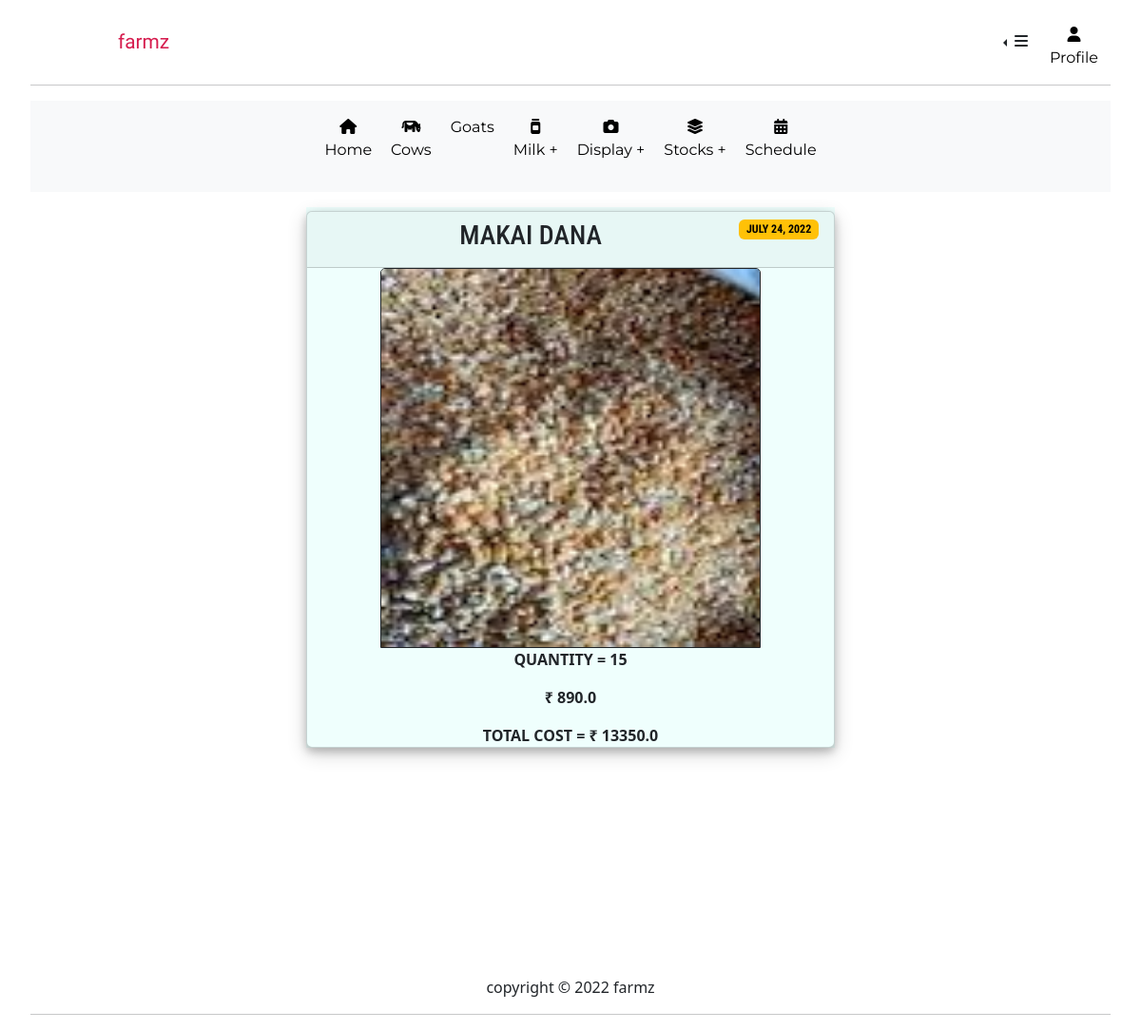
Page /stocksDetail/7 on the committed database.
### farmapp/models.py (models this page shows, shortened)
class Stocks(models.Model):
	name=models.CharField(max_length=100)
	image=models.ImageField(upload_to='stockImages/',default="Stockdefault.jpg")
	price=models.FloatField()
	date=models.DateField()
	quantity=models.IntegerField(default=1)
	def get_total_price(self):
		return self.quantity*self.price

### farmapp/views.py (the view)
# urls.py: path('stocksDetail/<str:pk>',stocksDetail,name="stocksDetail"),
def stocksDetail(request, pk):
	stock=Stocks.objects.get(id=pk)
	return render(request,'farmapp/stocksdetail.html',{'stock':stock})

### farmapp/templates/farmapp/stocksdetail.html
{%extends 'farmapp/base.html'%}
{%block content%}
<div class="col-lg-3 col-md-4 stock-detail">
  <div class="card">
      <div class="card-header">
        <span class="badge text-bg-warning" style="float: right;">{{stock.date}}</span>
        <h3>{{stock.name}}</h3>
      </div>
      <div class="card-body">
        <img src="{{stock.image.url}}" class="card-img-top stockdetailimg" alt="{{stock.name}} image">
        <p class="card-text">QUANTITY = {{stock.quantity}}</p>
        <p class="card-text">₹ {{stock.price}}</p>
        <p class="card-text">TOTAL COST = ₹ {{stock.get_total_price}}</p>
      </div>
  </div>
</div>
{%endblock content%}

### farmapp/static/farmapp/main.css (style rules this page uses)
body { font-family: font-family: 'Anton', sans-serif; margin: 1rem 2rem 0 2rem; }
.card { font-size: 16px; font-weight: 600; background-color:#EFFFFD ; }
.card-header { font-family: 'Roboto Condensed', sans-serif; text-transform: uppercase; }
.stock-detail { background-color:#EFFFFD ; width: 50%; text-align: center; margin: 10px auto auto auto; padding-top: 4px; }
.stockdetailimg { width: 400px; height: 400px; border: 1px solid; margin: auto; }

### goats/static/goats/main.css (style rules this page uses)
.card { box-shadow: 0 4px 8px 0 rgba(0, 0, 0, 0.2), 0 6px 20px 0 rgba(0, 0, 0, 0.19); }
.card-body { padding: 0; }

### rows in the picture
Stocks: date "JULY 24, 2022", name "MAKAI DANA", image (picture), quantity "15", price "890.0", get_total_price "13350.0"
